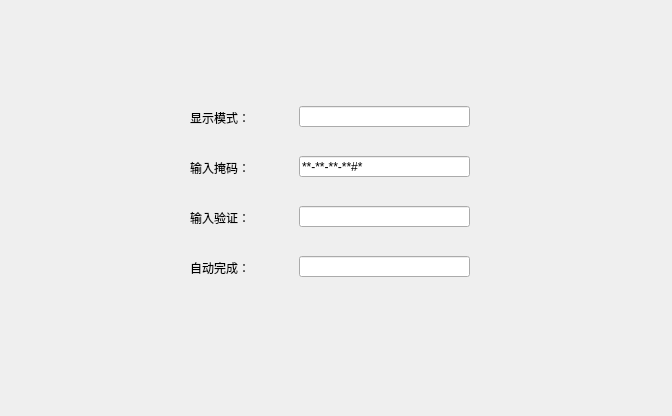
<?xml version="1.0" encoding="UTF-8"?>
<ui version="4.0">
 <class>MyWidget</class>
 <widget class="QWidget" name="MyWidget">
  <property name="geometry">
   <rect>
    <x>0</x>
    <y>0</y>
    <width>672</width>
    <height>416</height>
   </rect>
  </property>
  <property name="windowTitle">
   <string>MyWidget</string>
  </property>
  <widget class="QLineEdit" name="lineEdit_1">
   <property name="geometry">
    <rect>
     <x>299</x>
     <y>106</y>
     <width>171</width>
     <height>21</height>
    </rect>
   </property>
   <property name="echoMode">
    <enum>QLineEdit::Password</enum>
   </property>
  </widget>
  <widget class="QLineEdit" name="lineEdit_2">
   <property name="geometry">
    <rect>
     <x>299</x>
     <y>156</y>
     <width>171</width>
     <height>21</height>
    </rect>
   </property>
   <property name="inputMask">
    <string>&gt;AA-90-bb-!aa\#H;*</string>
   </property>
   <property name="echoMode">
    <enum>QLineEdit::Normal</enum>
   </property>
  </widget>
  <widget class="QLineEdit" name="lineEdit_3">
   <property name="geometry">
    <rect>
     <x>299</x>
     <y>206</y>
     <width>171</width>
     <height>21</height>
    </rect>
   </property>
  </widget>
  <widget class="QLineEdit" name="lineEdit_4">
   <property name="geometry">
    <rect>
     <x>299</x>
     <y>256</y>
     <width>171</width>
     <height>21</height>
    </rect>
   </property>
  </widget>
  <widget class="QLabel" name="label">
   <property name="geometry">
    <rect>
     <x>190</x>
     <y>110</y>
     <width>75</width>
     <height>16</height>
    </rect>
   </property>
   <property name="text">
    <string>显示模式：</string>
   </property>
  </widget>
  <widget class="QLabel" name="label_2">
   <property name="geometry">
    <rect>
     <x>190</x>
     <y>160</y>
     <width>75</width>
     <height>16</height>
    </rect>
   </property>
   <property name="text">
    <string>输入掩码：</string>
   </property>
  </widget>
  <widget class="QLabel" name="label_3">
   <property name="geometry">
    <rect>
     <x>190</x>
     <y>210</y>
     <width>75</width>
     <height>16</height>
    </rect>
   </property>
   <property name="text">
    <string>输入验证：</string>
   </property>
  </widget>
  <widget class="QLabel" name="label_4">
   <property name="geometry">
    <rect>
     <x>190</x>
     <y>260</y>
     <width>75</width>
     <height>16</height>
    </rect>
   </property>
   <property name="text">
    <string>自动完成：</string>
   </property>
  </widget>
 </widget>
 <resources/>
 <connections/>
</ui>
